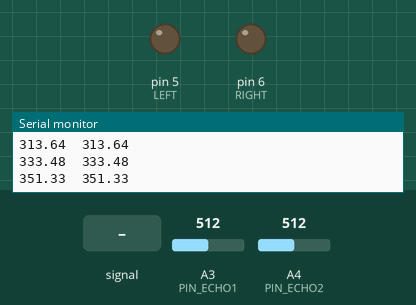
The sketch below on a simulated Arduino Uno, built with avr-gcc and run on an emulated ATmega328P. On the bench: output pins drawn as LEDs (lit = HIGH), the last lines printed to the serial monitor. The test bench sets the inputs (shaded band); at power-on: A3 (PIN_ECHO1) = 512, A4 (PIN_ECHO2) = 512.

Above: at 1.2 s.
1.3 s: A3 (PIN_ECHO1) fed a 2 Hz sine of ±306 counts around its level
At 1.53 s:
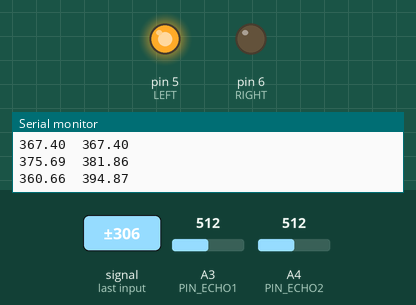
4.3 s: A3 (PIN_ECHO1) set to 390
6.0 s: A3 (PIN_ECHO1) set to 716
At 7.4 s:
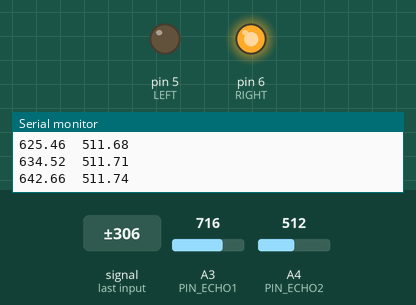
7.9 s: A3 (PIN_ECHO1) set to 306
At 9.6 s:
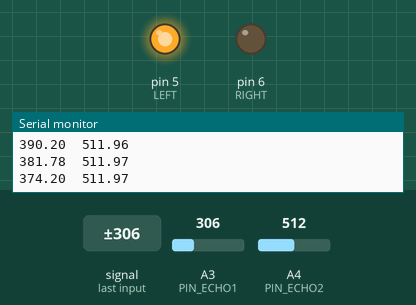
Timing chart, 0 to 11.0 s (numbered marks = the images above; inputs shaded):
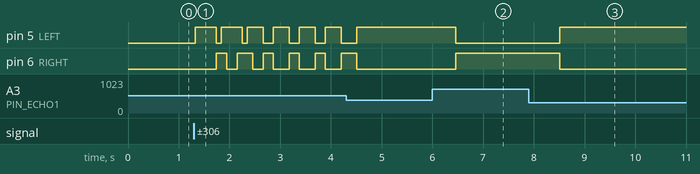

The sketch:

Transmit.ino
```cpp
#define PIN_ECHO1 A3
#define PIN_ECHO2 A4

#define LEFT 5
#define RIGHT 6

void setup() {
  Serial.begin (9600);

  pinMode(PIN_ECHO1, INPUT);
  pinMode(PIN_ECHO2, INPUT);
  pinMode(LEFT, OUTPUT);
  pinMode(RIGHT, OUTPUT);
}

float a1 = 0;
float a2 = 0;

void loop() {
  float s1 = 0;
  float s2 = 0;

  for (int i = 0; i < 400; i++) {
    s1 = s1 + analogRead(PIN_ECHO1);
    s2 = s2 + analogRead(PIN_ECHO2);
    delayMicroseconds(5);
  }

  //Время задержки акустического сигнала на эхолокаторе.
  a1 = a1 * 0.9 + (s1 / 400.0f) * 0.1;
  a2 = a2 * 0.9 + (s2 / 400.0f) * 0.1;

  Serial.print(a1);
  Serial.print("\t");
  Serial.println(a2);

  digitalWrite(LEFT, LOW);
  digitalWrite(RIGHT, LOW);

  if (abs(a1 - a2) < 3 && abs(a1 - a2) > 0) {
    digitalWrite(LEFT, HIGH);
    digitalWrite(RIGHT, HIGH);
  } else {
    if (a1 > a2) {
      digitalWrite(RIGHT, HIGH);
    } else if (a1 < a2) {
      digitalWrite(LEFT, HIGH);
    }
  }

  delay(5);
}
```

Measured:
- after the input at 1.3 s, pin 5 (LEFT): goes HIGH 0.41 s, LOW 0.10 s, HIGH 0.41 s, LOW 0.10 s, 3 × (HIGH 0.31 s, LOW 0.21 s), HIGH 0.31 s, then LOW, starting at once; pin 6 (RIGHT): goes HIGH 0.21 s, LOW 0.21 s, HIGH 0.31 s, LOW 0.21 s, 3 × (HIGH 0.21 s, LOW 0.31 s), then HIGH, starting after 0.44 s
- after the input at 6.0 s, pin 5 (LEFT): HIGH → LOW after 0.46 s; pin 6 (RIGHT): LOW → HIGH after 0.46 s
- after the input at 7.9 s, pin 5 (LEFT): LOW → HIGH after 0.61 s; pin 6 (RIGHT): HIGH → LOW after 0.61 s
